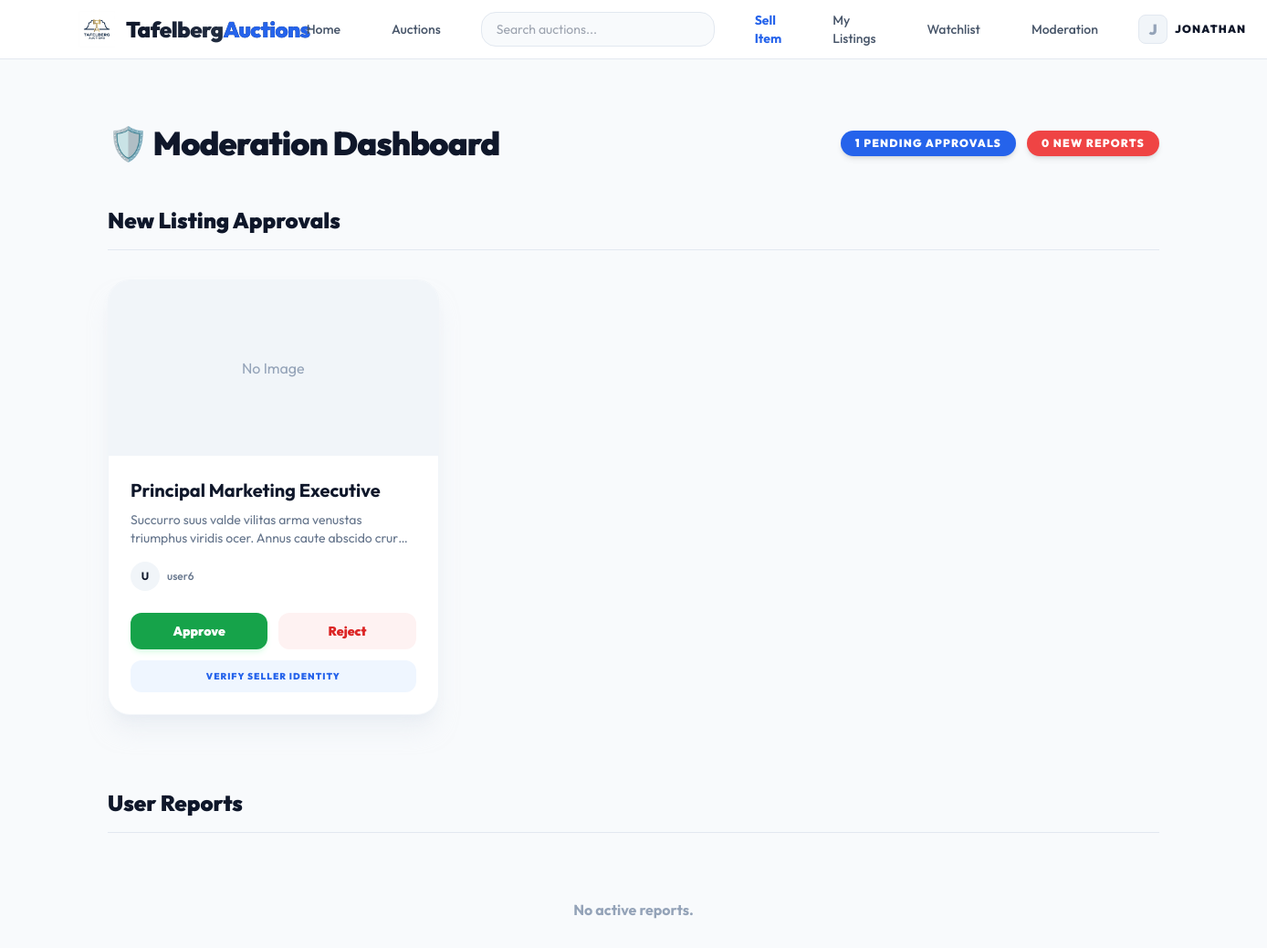
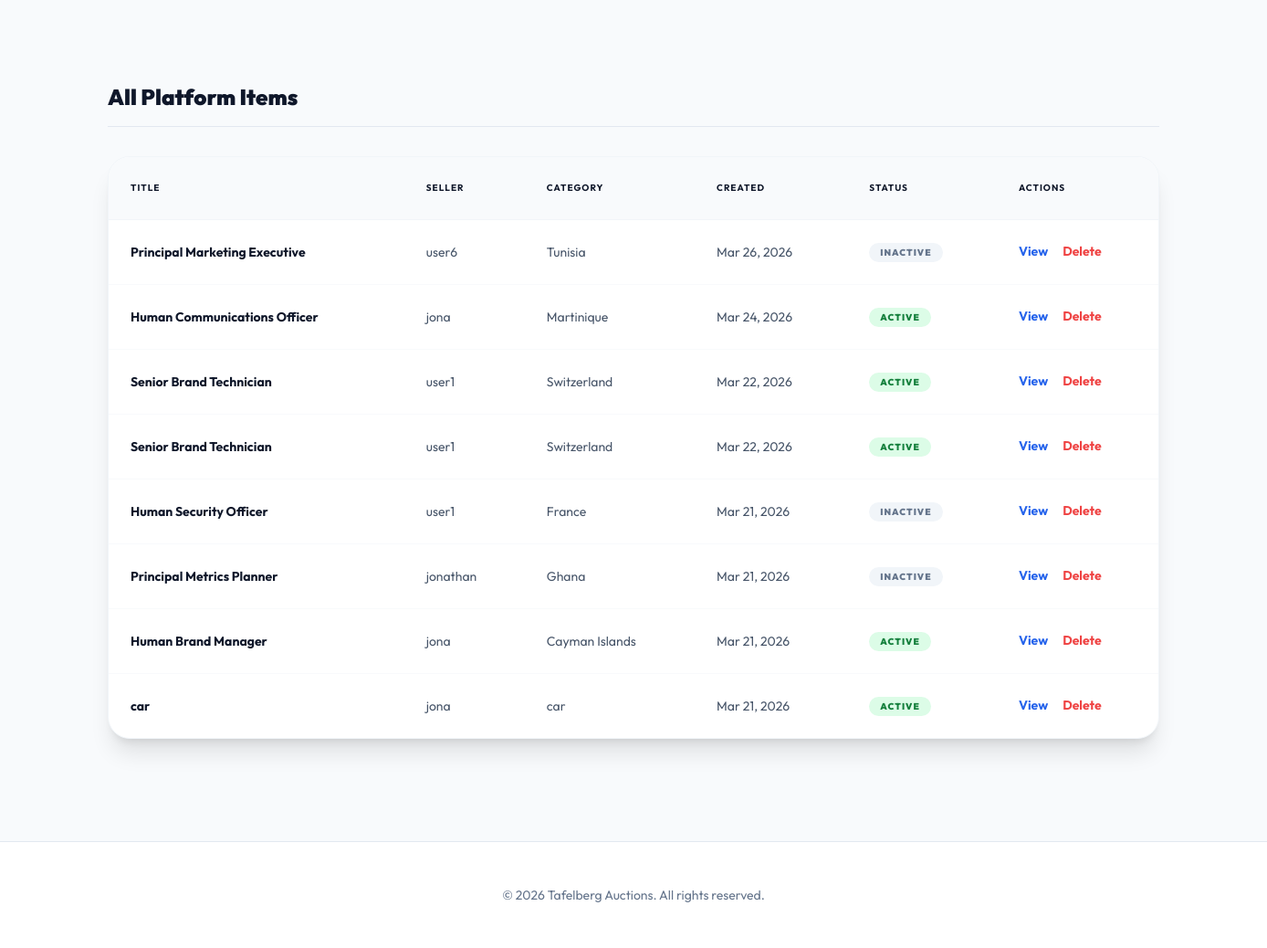
The page /moderation/queue/ (signed in) on the database its author committed (2 pictures, top to bottom).
### apps/accounts/models.py (models this page shows)
class User(AbstractUser):
    is_seller = models.BooleanField(default=False)
    is_buyer = models.BooleanField(default=True)
    phone_number = models.CharField(max_length=15, blank=True, null=True)
    phone_verified = models.BooleanField(default=False)
    bio = models.TextField(max_length=500, blank=True)
    class Meta:
        verbose_name = 'User'
        verbose_name_plural = 'Users'

### apps/moderation/models.py (models this page shows, shortened)
class ListingApproval(models.Model):
    listing = models.OneToOneField(Listing, on_delete=models.CASCADE, related_name='approval')
    moderator = models.ForeignKey(settings.AUTH_USER_MODEL, on_delete=models.SET_NULL, null=True, blank=True)
    status = models.CharField(max_length=20, choices=[
        ('pending', 'Pending Approval'),
        ('approved', 'Approved'),
        ('rejected', 'Rejected'),
    ], default='pending')
    rejection_reason = models.TextField(blank=True, null=True)
    reviewed_at = models.DateTimeField(null=True, blank=True)
    created_at = models.DateTimeField(auto_now_add=True)

### apps/auctions/models.py (models this page shows, shortened)
class Listing(models.Model):
    seller = models.ForeignKey(settings.AUTH_USER_MODEL, on_delete=models.CASCADE, related_name='listings')
    title = models.CharField(max_length=200)
    description = models.TextField()
    starting_bid = models.DecimalField(max_digits=12, decimal_places=2)
    current_bid = models.DecimalField(max_digits=12, decimal_places=2, null=True, blank=True)
    image = models.ImageField(upload_to='listings/', blank=True, null=True)
    category = models.CharField(
        max_length=50,
        choices=CategoryChoices.choices,
        default=CategoryChoices.OTHER
    )
    deposit_required = models.BooleanField(default=False)
    deposit_amount = models.DecimalField(max_digits=12, decimal_places=2, null=True, blank=True)
    escrow_hold = models.BooleanField(default=True)
    start_time = models.DateTimeField(default=timezone.now)
    end_time = models.DateTimeField()
    is_active = models.BooleanField(default=True)
    notified_ending_soon = models.BooleanField(default=False)
    created_at = models.DateTimeField(auto_now_add=True)

### apps/moderation/views.py (the view)
# urls.py: path('queue/', views.moderation_queue, name='moderation_queue'),
@user_passes_test(is_moderator)
def moderation_queue(request):
    approvals = ListingApproval.objects.filter(status='pending').order_by('created_at')
    reports = ListingReport.objects.filter(is_reviewed=False).order_by('-created_at')
    all_listings = Listing.objects.all().order_by('-created_at')
    return render(request, 'moderation/queue.html', {
        'approvals': approvals,
        'reports': reports,
        'all_listings': all_listings
    })

### apps/moderation/views.py (called while the page is built)
def is_moderator(user):
    return user.is_staff or user.groups.filter(name='Moderators').exists()

### templates/moderation/queue.html (shortened to what this page needs)
{% extends "base.html" %}
{% block content %}
<div class="max-w-6xl mx-auto mt-10">
    <div class="flex items-center justify-between mb-12">
        <h1 class="text-4xl font-black text-slate-900 tracking-tight">🛡️ Moderation Dashboard</h1>
        <div class="flex space-x-3">
            <span class="bg-blue-600 text-white px-4 py-1.5 rounded-full text-xs font-black uppercase tracking-widest shadow-md">{{ approvals.count }} Pending Approvals</span>
            <span class="bg-red-500 text-white px-4 py-1.5 rounded-full text-xs font-black uppercase tracking-widest shadow-md">{{ reports.count }} New Reports</span>
        </div>
    </div>
    <div class="mb-20">
        <h2 class="text-2xl font-black text-slate-900 mb-8 border-b border-slate-200 pb-4">New Listing Approvals</h2>
        {% if approvals %}
            <div class="grid grid-cols-1 md:grid-cols-2 lg:grid-cols-3 gap-8">
                {% for approval in approvals %}
                    <div class="bg-white rounded-3xl border border-slate-100 shadow-xl shadow-slate-200/50 overflow-hidden flex flex-col">
                        <div class="h-48 overflow-hidden relative">
                            {% if approval.listing.image %}
                                <img src="{{ approval.listing.image.url }}" class="w-full h-full object-cover">
                                {% if approval.listing.additional_images.exists %}
                                    <div class="absolute top-4 right-4 bg-black/60 backdrop-blur-md text-white px-3 py-1 rounded-full text-[10px] font-black uppercase tracking-widest">+{{ approval.listing.additional_images.count }} Photos</div>
                                {% endif %}
                            {% else %}
                                <div class="w-full h-full bg-slate-100 flex items-center justify-center text-slate-400">No Image</div>
                            {% endif %}
                        </div>
                        <div class="p-6 flex-1">
                            <h3 class="text-xl font-bold text-slate-900 mb-2 truncate">{{ approval.listing.title }}</h3>
                            <p class="text-slate-500 text-sm mb-4 line-clamp-2">{{ approval.listing.description }}</p>
                            <div class="flex items-center space-x-2 mb-6">
                                <div class="w-8 h-8 rounded-full bg-slate-100 flex items-center justify-center text-xs font-bold">{{ approval.listing.seller.username|slice:":1"|upper }}</div>
                                <span class="text-xs text-slate-500 font-medium">{{ approval.listing.seller.username }}</span>
                            </div>
                             <div class="flex flex-col space-y-3 mt-auto">
                                <div class="flex space-x-3">
                                    <a href="{% url 'approve_listing' approval.id %}" class="flex-1 bg-green-600 hover:bg-green-700 text-white py-2.5 rounded-xl text-center text-sm font-black transition-all shadow-md shadow-green-100">Approve</a>
                                    <a href="{% url 'reject_listing' approval.id %}" class="flex-1 bg-red-50 hover:bg-red-100 text-red-600 py-2.5 rounded-xl text-center text-sm font-black transition-all">Reject</a>
                                </div>
                                {% if not approval.listing.seller.profile.verified %}
                                    <a href="{% url 'verify_user' approval.listing.seller.id %}" class="w-full bg-blue-50 hover:bg-blue-100 text-blue-600 py-2.5 rounded-xl text-center text-[10px] font-black uppercase tracking-widest transition-all">Verify Seller Identity</a>
                                {% else %}
                                    <div class="w-full bg-slate-50 text-slate-400 py-2.5 rounded-xl text-center text-[10px] font-black uppercase tracking-widest cursor-default">Already Verified ✅</div>
                                {% endif %}
                             </div>
                        </div>
                    </div>
                {% endfor %}
            </div>
        {% else %}
            <div class="p-20 text-center bg-slate-50 rounded-3xl border border-dashed border-slate-200">
                <p class="text-slate-400 font-bold uppercase tracking-widest text-xs">Queue is clean ✨</p>
            </div>
        {% endif %}
    </div>
    <div>
        <h2 class="text-2xl font-black text-slate-900 mb-8 border-b border-slate-200 pb-4">User Reports</h2>
        {% if reports %}
            <div class="space-y-4">
                {% for report in reports %}
                    <div class="bg-white p-6 rounded-2xl border border-slate-100 shadow-lg flex items-center justify-between">
                        <div class="flex items-center space-x-6">
                             <div class="bg-red-50 text-red-600 p-3 rounded-2xl">🚩</div>
                             <div>
                                 <h4 class="font-black text-slate-900">Against: {{ report.listing.title }}</h4>
                                 <p class="text-slate-500 text-sm">Reported by: <span class="font-bold">{{ report.user.username }}</span></p>
                                 <p class="text-slate-900 font-medium text-sm mt-1 italic">"{{ report.reason }}"</p>
                             </div>
                        </div>
                        <div class="flex space-x-3">
                             <a href="{% url 'listing_detail' report.listing.id %}" class="px-4 py-2 bg-slate-50 hover:bg-slate-100 text-slate-600 rounded-xl text-xs font-bold transition-all">View Item</a>
                             <a href="{% url 'ban_user' report.user.id %}" onclick="return confirm('Are you sure you want to BAN this user? This will deactivate their account and all their listings.')" class="px-4 py-2 bg-red-50 text-red-600 hover:bg-red-100 rounded-xl text-xs font-bold transition-all">Ban User</a>
                             <a href="{% url 'mark_report_reviewed' report.id %}" class="px-4 py-2 bg-slate-900 text-white hover:bg-slate-800 rounded-xl text-xs font-bold transition-all">Done</a>
                        </div>
                    </div>
                {% endfor %}
            </div>
        {% else %}
            <p class="text-slate-400 font-bold text-center py-10">No active reports.</p>
        {% endif %}
    </div>
    <div class="mt-20">
        <h2 class="text-2xl font-black text-slate-900 mb-8 border-b border-slate-200 pb-4">All Platform Items</h2>
        <div class="bg-white rounded-3xl border border-slate-100 shadow-xl overflow-x-auto">
            <table class="w-full text-left text-sm text-slate-600">
                <thead class="bg-slate-50 border-b border-slate-100 text-slate-900 font-bold uppercase tracking-widest text-[10px]">
                    <tr>
                        <th class="p-6">Title</th>
                        <th class="p-6">Seller</th>
                        <th class="p-6">Category</th>
                        <th class="p-6">Created</th>
                        <th class="p-6">Status</th>
                        <th class="p-6">Actions</th>
                    </tr>
                </thead>
                <tbody class="divide-y divide-slate-50">
                    {% for item in all_listings %}
                    <tr class="hover:bg-slate-50/50 transition-colors">
                        <td class="p-6 font-bold text-slate-900">{{ item.title|truncatechars:40 }}</td>
                        <td class="p-6">{{ item.seller.username }}</td>
                        <td class="p-6">{{ item.get_category_display }}</td>
                        <td class="p-6">{{ item.created_at|date:"M d, Y" }}</td>
                        <td class="p-6">
                            {% if item.is_active %}
                                <span class="bg-green-100 text-green-700 px-3 py-1 rounded-full text-[10px] font-black uppercase tracking-widest">Active</span>
                            {% else %}
                                <span class="bg-slate-100 text-slate-500 px-3 py-1 rounded-full text-[10px] font-black uppercase tracking-widest">Inactive</span>
                            {% endif %}
                        </td>
                        <td class="p-6 flex space-x-4">
                            <a href="{% url 'listing_detail' item.id %}" class="text-blue-600 hover:text-blue-800 font-bold transition-colors">View</a>
                            <form action="{% url 'force_delete_listing' item.id %}" method="post" onsubmit="return confirm('Are you sure you want to FORCE-DELETE this listing? This action cannot be undone.');" class="inline">
                                <button type="submit" class="text-red-500 hover:text-red-700 font-bold transition-colors">Delete</button>
                            </form>
                        </td>
                    </tr>
                    {% empty %}
                    <tr>
                        <td colspan="6" class="p-6 text-center text-slate-400 font-bold">No items found on the platform.</td>
                    </tr>
                    {% endfor %}
                </tbody>
            </table>
        </div>
    </div>
</div>
{% endblock %}

### templates/base.html (shortened to what this page needs)
{% load static auctions_extras %}
<!DOCTYPE html>
<html lang="en">
<head>
    <script src="https://cdn.tailwindcss.com"></script>
</head>
<body class="bg-slate-50 text-slate-900" hx-boost="true">
    <nav class="bg-white border-b border-slate-200 sticky top-0 z-50">
        <div class="max-w-7xl mx-auto px-4 sm:px-6 lg:px-8">
            <div class="flex justify-between h-16">
                <div class="flex items-center">
                    <a href="{% url 'listing_list' %}" class="flex items-center space-x-3 group">
                        <img src="{% static 'img/logo.png' %}" alt="Tafelberg Auctions" class="w-10 h-10 object-contain group-hover:scale-110 transition-transform duration-300">
                        <span class="text-2xl font-black bg-gradient-to-r from-slate-900 to-slate-700 bg-clip-text text-transparent tracking-tight">
                            Tafelberg<span class="text-blue-600">Auctions</span>
                        </span>
                    </a>
                </div>
                <div class="hidden sm:ml-6 sm:flex sm:items-center space-x-8">
                    <a href="{% url 'listing_list' %}" class="text-slate-600 hover:text-blue-600 px-3 py-2 text-sm font-medium transition-colors">Home</a>
                    <a href="{% url 'listing_list' %}" class="text-slate-600 hover:text-blue-600 px-3 py-2 text-sm font-medium transition-colors">Auctions</a>
                    <div class="relative hidden lg:block">
                        <form action="{% url 'listing_list' %}" method="get" class="flex items-center space-x-2">
                            <input id="global-search-input" name="q" type="search" placeholder="Search auctions..." autocomplete="off"
                                   class="w-64 px-4 py-2 rounded-2xl border border-slate-200 focus:ring-2 focus:ring-blue-600 focus:border-transparent transition-all outline-none bg-slate-50 text-sm"
                                   hx-get="{% url 'search_suggestions' %}"
                                   hx-trigger="keyup changed delay:250ms from:#global-search-input"
                                   hx-target="#search-suggestions"
                                   hx-swap="innerHTML" />
                        </form>
                    </div>
                    {% if user.is_authenticated %}
                        <a href="{% url 'listing_create' %}" class="text-blue-600 hover:text-blue-700 px-3 py-2 text-sm font-bold transition-colors">Sell Item</a>
                        <a href="{% url 'my_listings' %}" class="text-slate-600 hover:text-blue-600 px-3 py-2 text-sm font-medium transition-colors">My Listings</a>
                        <a href="{% url 'watchlist' %}" class="text-slate-600 hover:text-blue-600 px-3 py-2 text-sm font-medium transition-colors">Watchlist</a>
                        {% if user.is_staff or user|has_group:"Moderators" %}
                             <a href="{% url 'moderation_queue' %}" class="text-slate-600 hover:text-blue-600 px-3 py-2 text-sm font-medium transition-colors">Moderation</a>
                        {% endif %}
                        <a href="{% url 'profile' %}" class="flex items-center space-x-2 group">
                             <div class="w-8 h-8 rounded-lg bg-slate-100 flex items-center justify-center text-slate-400 font-black group-hover:bg-blue-600 group-hover:text-white transition-all overflow-hidden border border-slate-200">
                                 {% if user.profile.avatar %}
                                     <img src="{{ user.profile.avatar.url }}" class="w-full h-full object-cover">
                                 {% else %}
                                     {{ user.username|slice:":1"|upper }}
                                 {% endif %}
                             </div>
                             <span class="text-xs font-black text-slate-900 uppercase tracking-widest hidden md:block">{{ user.username }}</span>
                        </a>
                    {% endif %}
                </div>
            </div>
        </div>
    </nav>
    <main class="max-w-7xl mx-auto px-4 sm:px-6 lg:px-8 py-8">
        {% block content %}{% endblock %}
    </main>
    <footer class="bg-white border-t border-slate-200 mt-20">
        <div class="max-w-7xl mx-auto px-4 py-12 sm:px-6 lg:px-8">
            <p class="text-center text-slate-500 text-sm">
                &copy; 2026 Tafelberg Auctions. All rights reserved.
            </p>
        </div>
    </footer>
</body>
</html>

### templates/base.html (style rules this page uses)
body { font-family: 'Outfit', sans-serif; }

### rows shown on the page
User: username "J", username "JONATHAN"
ListingApproval: shows "No Image", listing "Principal Marketing Executive", listing.description "Succurro suus valde vilitas arma venustas triumphus viridis ocer. Annus caute abscido…", listing.seller.username "U", listing.seller.username "user6", shows "VERIFY SELLER IDENTITY"
Listing: title "Principal Marketing Executive", seller.username "user6", category "Tunisia", created_at "Mar 26, 2026", is_active "INACTIVE"
Listing: title "Human Communications Officer", seller.username "jona", category "Martinique", created_at "Mar 24, 2026", is_active "ACTIVE"
Listing: title "Senior Brand Technician", seller.username "user1", category "Switzerland", created_at "Mar 22, 2026", is_active "ACTIVE"
Listing: title "Senior Brand Technician", seller.username "user1", category "Switzerland", created_at "Mar 22, 2026", is_active "ACTIVE"
Listing: title "Human Security Officer", seller.username "user1", category "France", created_at "Mar 21, 2026", is_active "INACTIVE"
Listing: title "Principal Metrics Planner", seller.username "jonathan", category "Ghana", created_at "Mar 21, 2026", is_active "INACTIVE"
Listing: title "Human Brand Manager", seller.username "jona", category "Cayman Islands", created_at "Mar 21, 2026", is_active "ACTIVE"
Listing: title "car", seller.username "jona", category "car", created_at "Mar 21, 2026", is_active "ACTIVE"

### other values the page prints
{{ approvals.count }} "1"
{{ reports.count }} "0"
